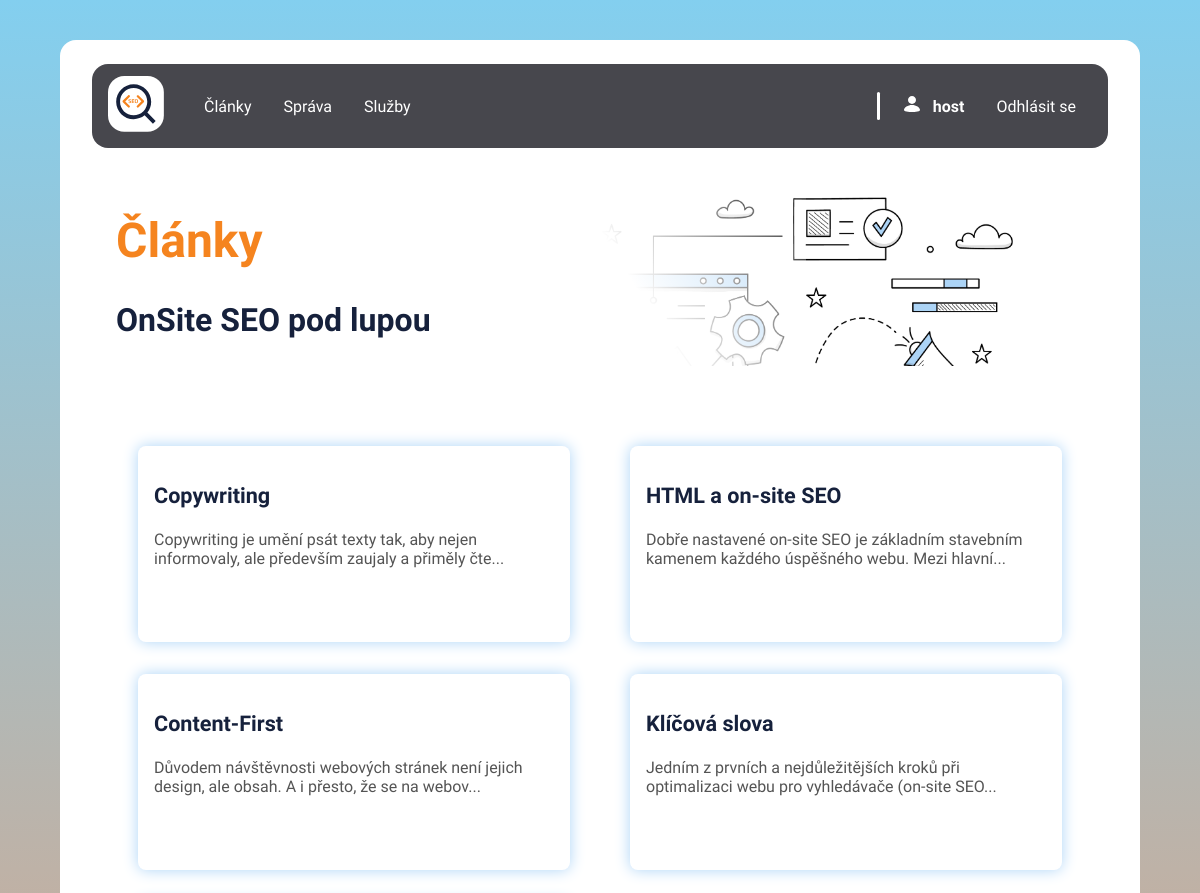
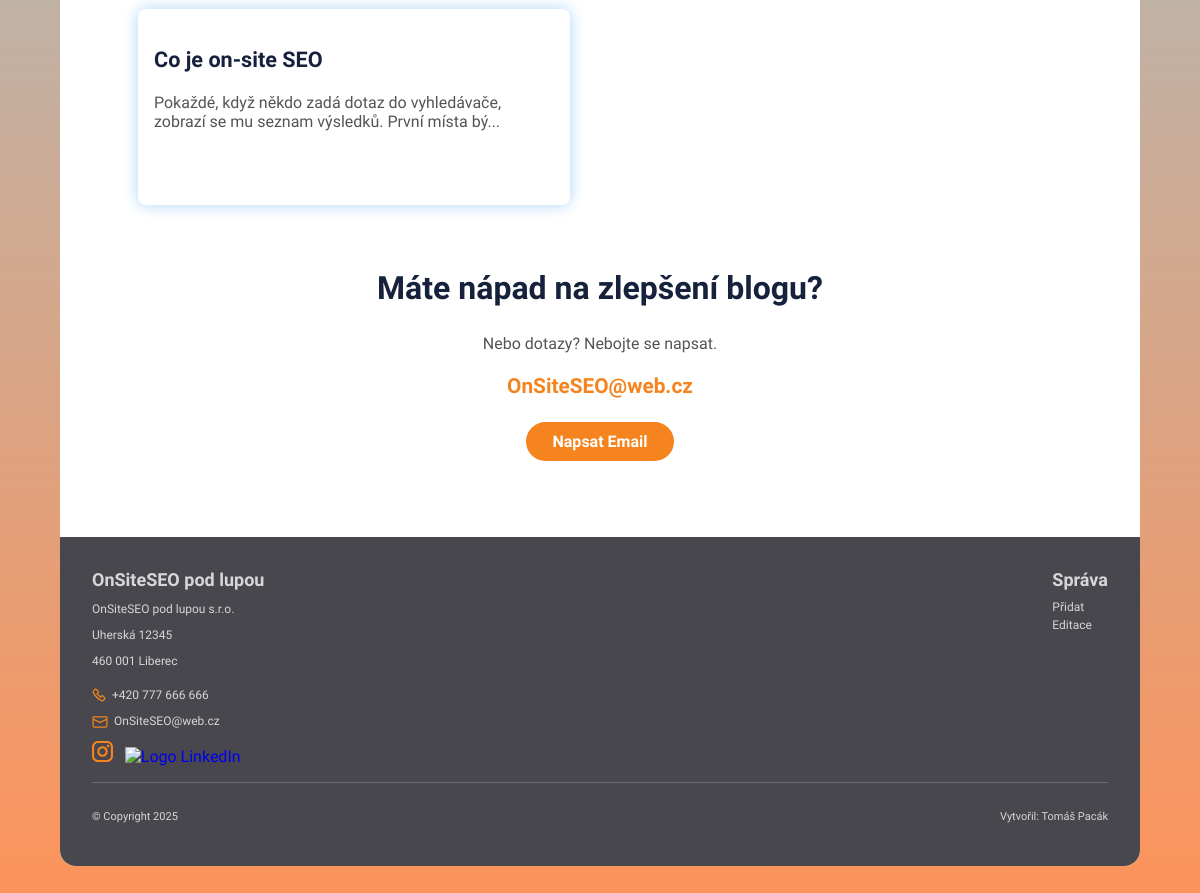
The page /app/views/blog/clanky.php (signed in) on the database its author committed (2 pictures, top to bottom).
### tables this page shows
CREATE TABLE `clanky` (
  `id` int(11) NOT NULL,
  `title` varchar(255) NOT NULL,
  `author` varchar(255) NOT NULL,
  `category` varchar(100) DEFAULT NULL,
  `text` mediumtext NOT NULL,
  `sources` text NOT NULL,
  `images` longtext DEFAULT NULL CHECK (json_valid(`images`)),
  `created_at` timestamp NOT NULL DEFAULT current_timestamp(),
  `updated_at` timestamp NOT NULL DEFAULT current_timestamp() ON UPDATE current_timestamp(),
  `user_id` int(11) NOT NULL
);

### app/models/Clanek.php (called while the page is built, shortened)
<?php
class Clanek {
    private $db;
    public function __construct($db) {
        $this->db = $db;
    }
    public function getAll(int $limit = null): array {
        $sql = "SELECT * FROM clanky ORDER BY created_at DESC";
        $stmt = $this->db->prepare($sql);
        $stmt->execute();
        return $stmt->fetchAll(PDO::FETCH_ASSOC);
    }
}

### app/views/blog/clanky.php (the view, shortened to what this page needs)
<?php
require_once '../../models/Clanek.php';
$db = (new Database())->getConnection();
$clanekModel = new Clanek($db);
$clanky = $clanekModel->getAll();
?>
<!DOCTYPE html>
<html lang="cz">
<head>
    <link rel="stylesheet" href="../../../public/css/typography.css">
    <link rel="stylesheet" href="../../../public/css/layout.css">
    <link rel="stylesheet" href="../../../public/css/style.css">
</head>
<body>
    <div class="page">
        <header class="head__wrapper">
            <div class="menu">
                <div class="navbar">
                    <a href="./index.php" class="navbar__logo"><img class="img--responsiv" src="../../../public/img/logo.svg" alt="logo"></a>
                    <nav class="hamburger-nav hamburger-zone">
                        <menu>
                            <div class="menuLeft menuRight">
                                <li class="menu__item"><a href="./clanky.php">Články</a></li>
                                <li class="menu__item"><a href="../admin/clanek_create.php">Správa</a></li>
                                <li class="menu__item"><a href="./sluzby.php">Služby</a></li>
                            </div>
                            <?php if (isset($_SESSION['username'])): ?>
                                <div class="menuRight">
                                    <div class="line"></div>
                                    <li class="menu__item">
                                        <div class="userLoged">
                                            <div class="iconContainer"><img class="img--responsiv" src="../../../public/img/icon_user.svg" alt="ikona uzživatele"></div>
                                            <p class="userLoged__text"><strong><?= htmlspecialchars($_SESSION['username']) ?></strong></p>
                                        </div>
                                    </li>
                                    <li class="menu__item">
                                        <a class="nav-link" href="../../controllers/logout.php">Odhlásit se</a>
                                    </li>
                                </div>
                            <?php endif; ?>
                        </menu>
                    </nav>
                </div>
            </div>
            <div class="uvod">
                <div class="uvod__wrapper">
                    <div class="uvod__text">
                        <h1>Články</span></h1>
                        <h2>OnSite SEO <span class="secondaryC">pod lupou</span></h2>
                    </div>
                </div>
                <div class="uvod__img">
                    <img class="img--responsiv" src="../../../public/img/hp_bg1.webp" alt="Ilustrace na téma On site SEO">
                </div>
            </div>
        </header>
        <main class="page__wrapper">
        <?php if (isset($_SESSION['user_id'])): ?>
            <section class="cards">
                <div class="cards__wrapper cards__wrapper--all">
                    <?php foreach ($clanky as $clanek): ?>
                        <a class="card" href="clanek_detail.php?id=<?= $clanek['id'] ?>">
                            <article class="card__wrapper">
                                <h3 class="card__title"><?= htmlspecialchars($clanek['title']) ?></h3>
                                <div class="card__text">
                                    <?= mb_strimwidth(strip_tags(html_entity_decode($clanek['text'])), 0, 100, '...') ?>
                                </div>
                            </article>
                        </a>
                    <?php endforeach; ?>
                </div>
            </section>
            <section class="navrhy text--center">
                <h2>Máte nápad na zlepšení blogu?</h2>
                <div>
                    <p class="navrhy__text">Nebo dotazy? Nebojte se napsat.</p>
                    <p class="navrhy__mail">OnSiteSEO@web.cz</p>
                    <a class="btn" href="mailto:obchod@l3web.cz">Napsat Email</a>
                </div>
            </section>
        <?php endif; ?>
        </main>
        <footer>
            <div class="footer">
                <div class="footer__mainWrapper">
                    <div class="footer__kategory">
                        <p class="footer__title">OnSiteSEO pod lupou</p>
                        <div class="footer__wrapper">
                            <div>
                                <p class="footer__neodkaz">OnSiteSEO pod lupou s.r.o.</p>
                                <p class="footer__neodkaz">Uherská 12345</p>
                                <p class="footer__neodkaz">460 001 Liberec</p>
                            </div>
                            <div class="footer__wrapper2">
                                <a class="footer__odkaz footer__odkaz--tel" href="tel:+420777666666">+420 777 666 666</a>
                                <a class="footer__odkaz footer__odkaz--mail" href="mailto:obchod@l3web.cz">OnSiteSEO@web.cz</a>
                                <div class="footer__icons">
                                    <a href="#"><img class="footer__icon" src="../../../public/img/icon_instagram.svg" alt="Logo Instagram"></a>
                                    <a href="#"><img class="footer__icon" src="../../../public/img/footer_linkedin.svg" alt="Logo LinkedIn"></a>
                                </div>
                            </div>
                        </div>
                    </div>
                    <div class="footer__kategory">
                        <p class="footer__title">Správa</p>
                        <div class="footer__text">
                            <a class="footer__odkaz" href="../admin/clanek_create.html">Přidat</a>
                            <a class="footer__odkaz" href="../admin/clanky_edit_delete.php">Editace</a>
                        </div>
                    </div>
                </div>
                <div class="footer__line"></div>
                <div class="footer__paticka">
                    <div class="paticka__wrapper">
                        <p>© Copyright 2025</p>
                    </div>
                    <p>Vytvořil: Tomáš Pacák</p>
                </div>
            </div>
        </footer>
    </div>
</body>
</html>

### public/css/typography.css (style rules this page uses)
:root { --text:#545454; --primalC: #f5841f; --secondaryC: #16213C; --gradientBg: linear-gradient(to right, #fd935a, #83cfef); --bg:#ffffff; --btnH: #acd4f7; --cardBg:#2A2A2A; --bg-footer:#47474D; --text-footer:#d7d7d7; }
html { font-family: 'Hanken Grotesk', sans-serif; font-weight: 400; font-size: 16px !important; color: var(--text); }
h1 { font-size: clamp(1.6rem, 4.5vw, 3rem); color: var(--primalC); }
h2 { font-size: clamp(1.4rem, 3vw, 2rem); }
h3, .log__title { font-size: clamp(1.1rem, 1.8vw, 1.7rem); }
h2, h3, h4, .log__title { color: var(--secondaryC); }
.text--center { text-align: center; }
.secondaryC { color: var(--secondaryC); }
a:not(.link) { text-decoration: none; }
.navrhy__mail { font-weight: 800; font-size: 1.3em; color: var(--primalC); }
.footer__odkaz { text-decoration: none; color: var(--footerText); font-weight: 400; font-size: 12px; }
.footer__neodkaz { text-decoration: none; color: var(--footerText); font-weight: 400; font-size: 12px; }
.footer__title { font-weight: 800; font-size: 18px; margin: 0; }
.footer__paticka { font-weight: 400; font-size: 11px; }

### public/css/layout.css (style rules this page uses)
.page { margin: 2.5em auto; max-width: 90%; }
.page__wrapper, .head__wrapper { padding: 0.5em; }
.navbar { margin: 0.5em; margin-bottom: 0; }
.uvod, section { margin-bottom: 5em; }
.uvod { display: flex; flex-direction: row; gap: 0; max-width: 100%; position: relative; z-index: 2; overflow: hidden; }
.uvod__text { margin-top: 1em; margin-left: 1em; }
.uvod__wrapper { width: 80%; z-index: 4; background: linear-gradient(58deg,rgba(255, 255, 255, 1) 0%, rgba(255, 255, 255, 1) 70%, rgba(255, 255, 255, 0) 100%); }
.uvod__img { position: absolute; width: 100%; left: 0; height: 100%; }
.uvod__img img { margin-top: 1.5em; }
.cards__wrapper { display: flex; flex-wrap: wrap; gap: 2em; justify-content: center; margin-bottom: 2em; }
.cards__wrapper--all { display: grid; grid-template-columns: repeat(auto-fit, minmax(300px, 1fr)); justify-items: center; gap: 2rem; }
.cards__wrapper--all .card { width: unset; min-width: 10em; max-width: 25em; }
@media (min-width: 538px) { .page__wrapper { padding: 0.5em 2em; } }
@media (min-width: 538px) { .head__wrapper { margin: 1em; margin-bottom: 0; margin-top: 0.5em; } }
@media (min-width: 961px) { .uvod { display: flex; flex-direction: row; gap: 0; position: relative; z-index: 2; overflow: hidden; } }
@media (min-width: 961px) { .uvod__wrapper { width: 70%; z-index: 4; background: linear-gradient(58deg,rgba(255, 255, 255, 1) 0%, rgba(255, 255, 255, 1) 70%, rgba(255, 255, 255, 0) 100%); } }
@media (min-width: 961px) { .page__wrapper { padding: 0.5em 4em; } }
@media (min-width: 961px) { .uvod, section { margin-bottom: 4em; } }
@media (min-width: 961px) { .uvod__text { margin-top: 4em; margin-left: 2em; } }
@media (min-width: 961px) { .uvod__img { position: absolute; width: 100%; left: 0; height: 100%; } }

### rows shown on the page
clanky: title "Copywriting", text "Copywriting je umění psát texty tak, aby nejen informovaly, ale především zaujaly a přiměly čte..."
clanky: title "HTML a on-site SEO", text "Dobře nastavené on-site SEO je základním stavebním kamenem každého úspěšného webu. Mezi hlavní..."
clanky: title "Content-First", text "Důvodem návštěvnosti webových stránek není jejich design, ale obsah. A i přesto, že se na webov..."
clanky: title "Klíčová slova", text "Jedním z prvních a nejdůležitějších kroků při optimalizaci webu pro vyhledávače (on-site SEO..."
clanky: title "Co je on-site SEO", text "Pokaždé, když někdo zadá dotaz do vyhledávače, zobrazí se mu seznam výsledků. První místa bý..."

### other values the page prints
$_SESSION['username'] "host"
